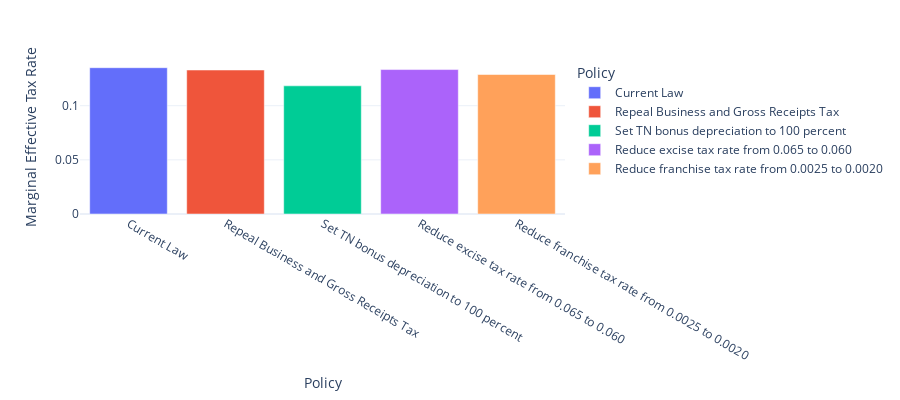

The code cell stored with this chart in its notebook:
### Code cell
# Plot Table 4: Effects of Tennessee Business Tax Reforms in 2025 on Business
# Incentives to Invest and on State Tax Revenue
fig6 = px.bar(
    df[(df["output_var"]=="metr") & (df["asset_type"]=="machines")],
    x="Policy", y="value", color='Policy',
    labels={'value':'Marginal Effective Tax Rate'}, height=400
)
fig6.show()

### Figure 1 — Plotly figure (JSON) as saved in the notebook; plotly's stock layout.template omitted (floating-point values rounded to 4 significant figures)
{"data": [{"alignmentgroup": "True", "hovertemplate": "Policy=%{x}<br>Marginal Effective Tax Rate=%{y}<extra></extra>", "legendgroup": "Current Law", "marker": {"color": "#636efa", "pattern": {"shape": ""}}, "name": "Current Law", "offsetgroup": "Current Law", "orientation": "v", "showlegend": true, "textposition": "auto", "type": "bar", "x": ["Current Law"], "xaxis": "x", "y": [0.1351], "yaxis": "y"}, {"alignmentgroup": "True", "hovertemplate": "Policy=%{x}<br>Marginal Effective Tax Rate=%{y}<extra></extra>", "legendgroup": "Repeal Business and Gross Receipts Tax", "marker": {"color": "#EF553B", "pattern": {"shape": ""}}, "name": "Repeal Business and Gross Receipts Tax", "offsetgroup": "Repeal Business and Gross Receipts Tax", "orientation": "v", "showlegend": true, "textposition": "auto", "type": "bar", "x": ["Repeal Business and Gross Receipts Tax"], "xaxis": "x", "y": [0.1329], "yaxis": "y"}, {"alignmentgroup": "True", "hovertemplate": "Policy=%{x}<br>Marginal Effective Tax Rate=%{y}<extra></extra>", "legendgroup": "Set TN bonus depreciation to 100 percent", "marker": {"color": "#00cc96", "pattern": {"shape": ""}}, "name": "Set TN bonus depreciation to 100 percent", "offsetgroup": "Set TN bonus depreciation to 100 percent", "orientation": "v", "showlegend": true, "textposition": "auto", "type": "bar", "x": ["Set TN bonus depreciation to 100 percent"], "xaxis": "x", "y": [0.1183], "yaxis": "y"}, {"alignmentgroup": "True", "hovertemplate": "Policy=%{x}<br>Marginal Effective Tax Rate=%{y}<extra></extra>", "legendgroup": "Reduce excise tax rate from 0.065 to 0.060", "marker": {"color": "#ab63fa", "pattern": {"shape": ""}}, "name": "Reduce excise tax rate from 0.065 to 0.060", "offsetgroup": "Reduce excise tax rate from 0.065 to 0.060", "orientation": "v", "showlegend": true, "textposition": "auto", "type": "bar", "x": ["Reduce excise tax rate from 0.065 to 0.060"], "xaxis": "x", "y": [0.1334], "yaxis": "y"}, {"alignmentgroup": "True", "hovertemplate": "Policy=%{x}<br>Marginal Effective Tax Rate=%{y}<extra></extra>", "legendgroup": "Reduce franchise tax rate from 0.0025 to 0.0020", "marker": {"color": "#FFA15A", "pattern": {"shape": ""}}, "name": "Reduce franchise tax rate from 0.0025 to 0.0020", "offsetgroup": "Reduce franchise tax rate from 0.0025 to 0.0020", "orientation": "v", "showlegend": true, "textposition": "auto", "type": "bar", "x": ["Reduce franchise tax rate from 0.0025 to 0.0020"], "xaxis": "x", "y": [0.1288], "yaxis": "y"}], "layout": {"barmode": "relative", "height": 400, "legend": {"title": {"text": "Policy"}, "tracegroupgap": 0}, "margin": {"t": 60}, "xaxis": {"anchor": "y", "categoryarray": ["Current Law", "Repeal Business and Gross Receipts Tax", "Set TN bonus depreciation to 100 percent", "Reduce excise tax rate from 0.065 to 0.060", "Reduce franchise tax rate from 0.0025 to 0.0020"], "categoryorder": "array", "domain": [0, 1], "title": {"text": "Policy"}}, "yaxis": {"anchor": "x", "domain": [0, 1], "title": {"text": "Marginal Effective Tax Rate"}}}}
